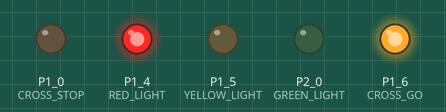
Simulated run of this sketch. Board: TI MSP430 LaunchPad. Shown: output pins drawn as LEDs (lit = HIGH).

Above: at 0.5 s.
At 1.5 s:
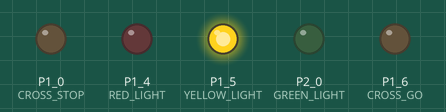
At 5.5 s:
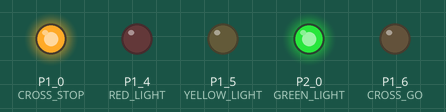
Timing chart, 0 to 6.9 s (numbered marks = the images above):
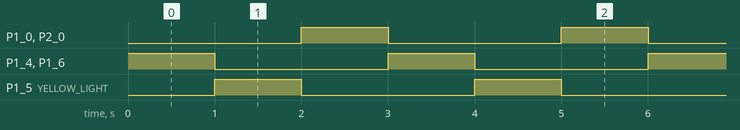

The sketch:

traffic_light.ino
```cpp
int RED_LIGHT = P1_4;
int YELLOW_LIGHT = P1_5;
int GREEN_LIGHT = P2_0;
int CROSS_STOP = P1_0;
int CROSS_GO = P1_6;
int light = 0;
int tick = 0;

void setup()
{
  pinMode(RED_LIGHT, OUTPUT);
  pinMode(YELLOW_LIGHT, OUTPUT);
  pinMode(GREEN_LIGHT, OUTPUT);
  pinMode(CROSS_STOP, OUTPUT);
  pinMode(CROSS_GO, OUTPUT);
}

void loop()
{
  lightUp(light);
  light = (light + 1) % 3;
  delay(1000);
}

void lightUp(int light) {
  switch (light) {
    case 0 :
        digitalWrite(RED_LIGHT, HIGH);
        digitalWrite(CROSS_GO, HIGH);
        digitalWrite(YELLOW_LIGHT, LOW);
        digitalWrite(GREEN_LIGHT, LOW);
        digitalWrite(CROSS_STOP, LOW);
        break;
    case 1 :
        digitalWrite(RED_LIGHT, LOW);
        digitalWrite(CROSS_GO, LOW);
        digitalWrite(YELLOW_LIGHT, HIGH);
        digitalWrite(GREEN_LIGHT, LOW);
        digitalWrite(CROSS_STOP, LOW);
        break;
    case 2 :
        digitalWrite(RED_LIGHT, LOW);
        digitalWrite(CROSS_GO, LOW);
        digitalWrite(YELLOW_LIGHT, LOW);
        digitalWrite(GREEN_LIGHT, HIGH);
        digitalWrite(CROSS_STOP, HIGH);
        break;
    default :
        digitalWrite(RED_LIGHT, LOW);
        digitalWrite(CROSS_GO, LOW);
        digitalWrite(YELLOW_LIGHT, LOW);
        digitalWrite(GREEN_LIGHT, LOW);
        digitalWrite(CROSS_STOP, LOW);
        break;
  }
}
```

Measured:
- by itself, P1_0 (CROSS_STOP), P1_4 (RED_LIGHT), P1_5 (YELLOW_LIGHT), P2_0 (GREEN_LIGHT), P1_6 (CROSS_GO): alternates HIGH for 1.0 s and LOW for 2.0 s
- by itself, everything shown: repeats every 3.0 s, in 3 steps
